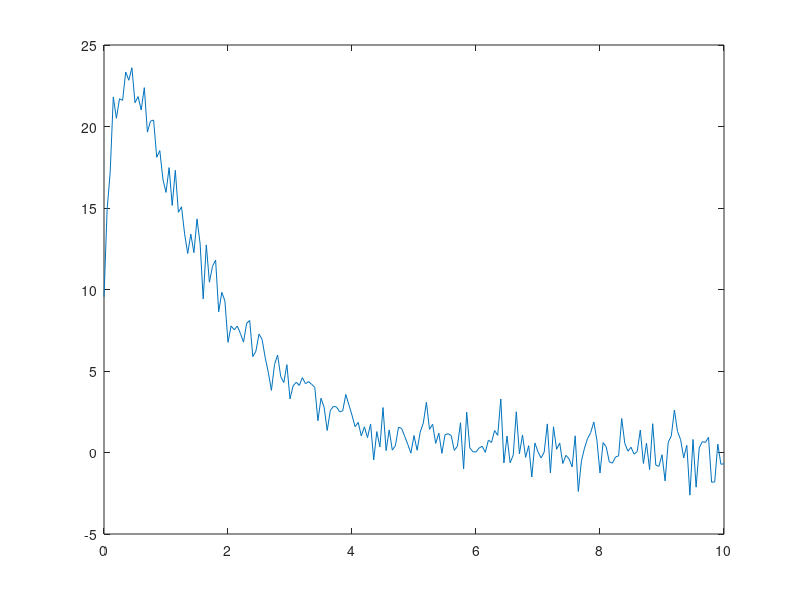

MATLAB code for this plot:
f = @(x, eps) 35 * exp(-0.7 .* x) - 25 * exp(-5 .* x) + eps
x = [0 : 0.05 : 10];
eps = randn(1, length(x));
y = f(x, eps);
plot(x, y)